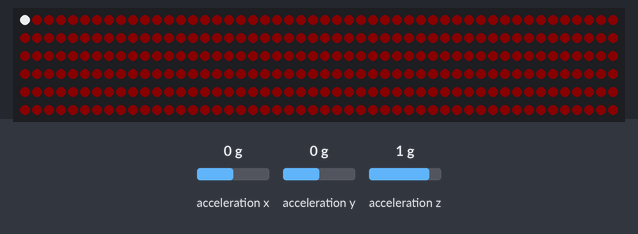
Recording of a sketch running on a simulated Arduino Uno, built with avr-gcc and run on an emulated ATmega328P. Shown: 300 RGB LEDs in strip order, left to right, continuing on the next row. The inputs (shaded band) are chosen by the test bench; at power-on: acceleration x 0 g, acceleration y 0 g, acceleration z 1 g. What the sketch prints to the serial monitor is not drawn.

Above: at 1.2 s.
1.3 s: acceleration x set to -1.4 g
2.8 s: acceleration x set to 0 g
4.3 s: acceleration x set to -0.8 g
Timing chart, 0 to 7.3 s (numbered marks = the images above; inputs shaded):
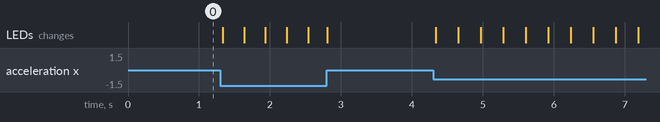

The sketch:

g2speed.ino
```cpp
// A basic everyday NeoPixel strip test program.

// NEOPIXEL BEST PRACTICES for most reliable operation:
// - Add 1000 uF CAPACITOR between NeoPixel strip's + and - connections.
// - MINIMIZE WIRING LENGTH between microcontroller board and first pixel.
// - NeoPixel strip's DATA-IN should pass through a 300-500 OHM RESISTOR.
// - AVOID connecting NeoPixels on a LIVE CIRCUIT. If you must, ALWAYS
//   connect GROUND (-) first, then +, then data.
// - When using a 3.3V microcontroller with a 5V-powered NeoPixel strip,
//   a LOGIC-LEVEL CONVERTER on the data line is STRONGLY RECOMMENDED.
// (Skipping these may work OK on your workbench but can fail in the field)

#include <Adafruit_NeoPixel.h>
#ifdef __AVR__
 #include <avr/power.h> // Required for 16 MHz Adafruit Trinket
#endif

// Which pin on the Arduino is connected to the NeoPixels?
// On a Trinket or Gemma we suggest changing this to 1:
#define LED_PIN    6

// How many NeoPixels are attached to the Arduino?
#define LED_COUNT 300

// Declare our NeoPixel strip object:
Adafruit_NeoPixel strip(LED_COUNT, LED_PIN, NEO_GRB + NEO_KHZ800);
// Argument 1 = Number of pixels in NeoPixel strip
// Argument 2 = Arduino pin number (most are valid)
// Argument 3 = Pixel type flags, add together as needed:
//   NEO_KHZ800  800 KHz bitstream (most NeoPixel products w/WS2812 LEDs)
//   NEO_KHZ400  400 KHz (classic 'v1' (not v2) FLORA pixels, WS2811 drivers)
//   NEO_GRB     Pixels are wired for GRB bitstream (most NeoPixel products)
//   NEO_RGB     Pixels are wired for RGB bitstream (v1 FLORA pixels, not v2)
//   NEO_RGBW    Pixels are wired for RGBW bitstream (NeoPixel RGBW products)

int knob = 0;


// The pyramids combined code with a switch
// which selects between xy gyrator, z gyrator and simple speed control


#include <Wire.h>
#include <SPI.h>
#include <Adafruit_LIS3DH.h>
#include <Adafruit_Sensor.h>

// Used for software SPI
#define LIS3DH_CLK 13
#define LIS3DH_MISO 12
#define LIS3DH_MOSI 11
// Used for hardware & software SPI
#define LIS3DH_CS 10

// software SPI
//Adafruit_LIS3DH lis = Adafruit_LIS3DH(LIS3DH_CS, LIS3DH_MOSI, LIS3DH_MISO, LIS3DH_CLK);
// hardware SPI
//Adafruit_LIS3DH lis = Adafruit_LIS3DH(LIS3DH_CS);
// I2C
Adafruit_LIS3DH lis = Adafruit_LIS3DH();


int button1pin = 3;
int button2pin = 2;

boolean button1 = false;
boolean button2 = false;

float gx = 0.0;
float gz = 0.0;
float gy = 0.0;

int x = 0;
int deltatms = 0;

void setup(void) {


  Serial.begin(9600);
  while (!Serial) delay(10);     // will pause Zero, Leonardo, etc until serial console opens


  Serial.println("LIS3DH test!");

  if (! lis.begin(0x18)) {   // change this to 0x19 for alternative i2c address
    Serial.println("Couldnt start");
    while (1) yield();
  }
  Serial.println("LIS3DH found!");

  lis.setRange(LIS3DH_RANGE_4_G);   // 2, 4, 8 or 16 G!

  Serial.print("Range = "); Serial.print(2 << lis.getRange());
  Serial.println("G");


  pinMode(button1pin,INPUT_PULLUP);
  pinMode(button2pin,INPUT_PULLUP);

  strip.begin();           // INITIALIZE NeoPixel strip object (REQUIRED)
  strip.show();            // Turn OFF all pixels ASAP
  strip.setBrightness(255); // Set BRIGHTNESS to about 1/5 (max = 255)


}

void loop() {

    lis.read();      // get X Y and Z data at once

    /* Or....get a new sensor event, normalized */
    sensors_event_t event;
    lis.getEvent(&event);

    /* Display the results (acceleration is measured in m/s^2) */

    gx= event.acceleration.x;
    gy= event.acceleration.y;
    gz= -event.acceleration.z;

  //  Serial.print(gx);
  //  Serial.print(",");
  // Serial.print(gy);
   // Serial.print(",");
  //  Serial.println(gz);

    deltatms = abs(int(62.5/gx));

    if(gx > 1.0){
      x++;
      if(x >= 300){
        x = 0;
      }
      delay(deltatms);
    }
    if(gx < -1.0){
      x--;
      if(x < 0){
        x = 299;
      }
      delay(deltatms);
    }
    Serial.println(x);


    //position a white dot on a red background
   // knob = analogRead(A2);
    //x = int(300.0*float(knob)/1023.0);

    for(int i=0; i<strip.numPixels(); i++) { // For each pixel in strip...
      if(i == x){
          strip.setPixelColor(i, 200,200,200);
      }
      else{
        strip.setPixelColor(i, 10,0,0);
      }
    }
//    Serial.println(x);
    strip.show(); // Update strip with new contents

}


// Rainbow cycle along whole strip. Pass delay time (in ms) between frames.
void rainbow(int wait) {
  // Hue of first pixel runs 5 complete loops through the color wheel.
  // Color wheel has a range of 65536 but it's OK if we roll over, so
  // just count from 0 to 5*65536. Adding 256 to firstPixelHue each time
  // means we'll make 5*65536/256 = 1280 passes through this outer loop:
  for(long firstPixelHue = 0; firstPixelHue < 5*65536; firstPixelHue += 256) {
    for(int i=0; i<strip.numPixels(); i++) { // For each pixel in strip...
      // Offset pixel hue by an amount to make one full revolution of the
      // color wheel (range of 65536) along the length of the strip
      // (strip.numPixels() steps):
      int pixelHue = firstPixelHue + (i * 65536L / strip.numPixels());
      // strip.ColorHSV() can take 1 or 3 arguments: a hue (0 to 65535) or
      // optionally add saturation and value (brightness) (each 0 to 255).
      // Here we're using just the single-argument hue variant. The result
      // is passed through strip.gamma32() to provide 'truer' colors
      // before assigning to each pixel:
      strip.setPixelColor(i, strip.gamma32(strip.ColorHSV(pixelHue)));

    }
    knob = analogRead(A2);
    strip.setBrightness(knob/4); //
 //   Serial.println(knob/4);
    strip.show(); // Update strip with new contents
    button1 = !digitalRead(button1pin);
    button2 = !digitalRead(button2pin);
    if(!button1&&!button2){
          delay(wait);  // Pause for a moment
    }
    else{
      break;
    }
  }
}
```
